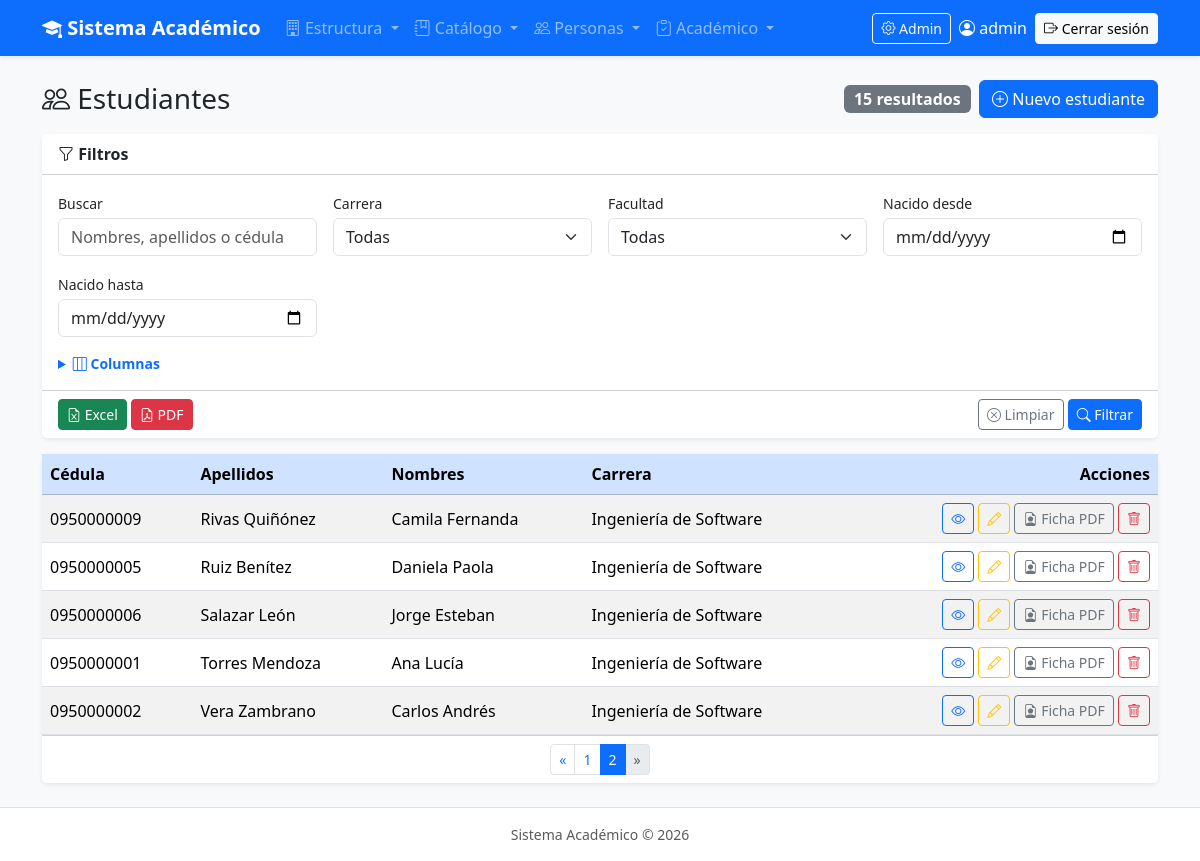
Before: /academico/estudiantes/?page=2 (signed in) with the older database file.
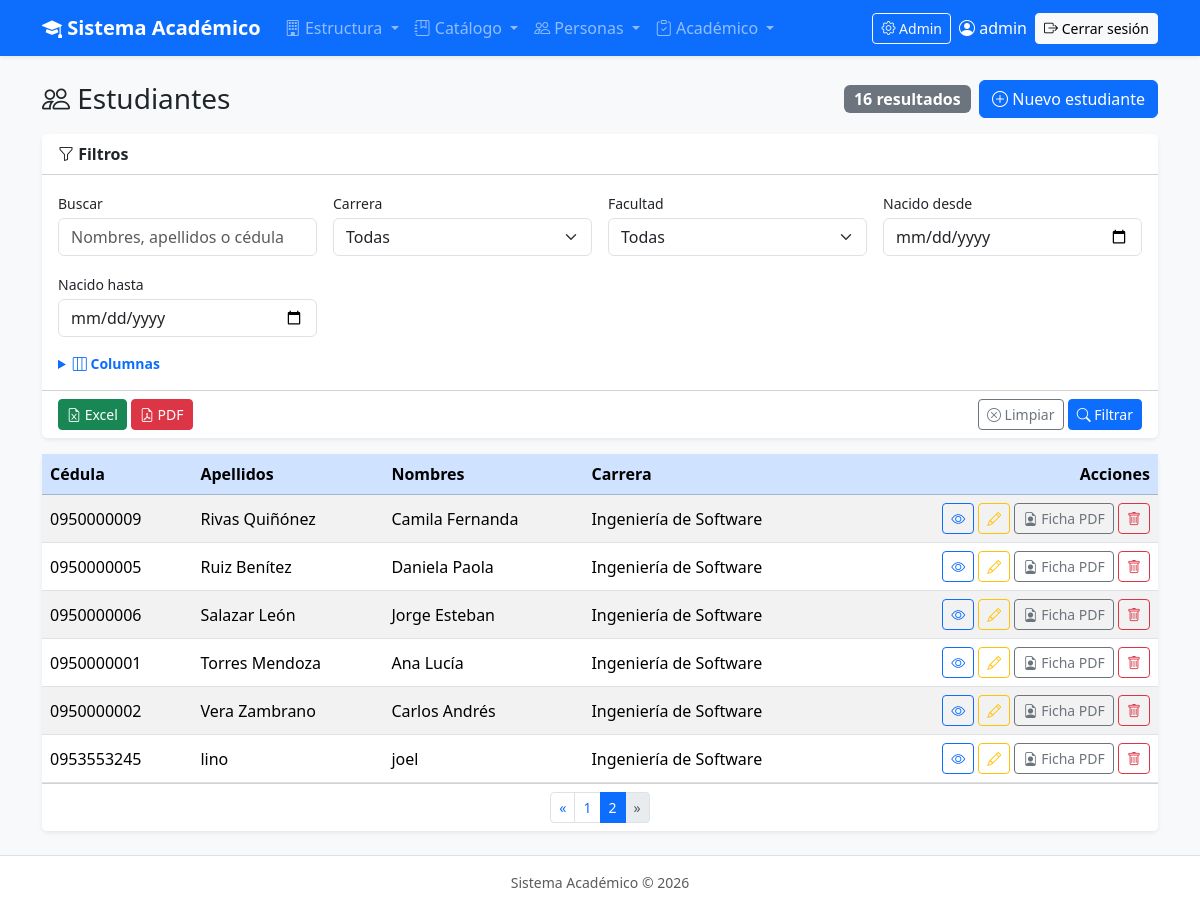
After: the same page with the newer database file.
### academico/models.py (models this page shows, shortened)
class Estudiante(ModeloBase):
    cedula = models.CharField("Cédula", max_length=10, unique=True)
    nombres = models.CharField(max_length=80)
    apellidos = models.CharField(max_length=80)
    email = models.EmailField("Correo", blank=True)
    telefono = models.CharField("Teléfono", max_length=15, blank=True)
    fecha_nacimiento = models.DateField("Fecha de nacimiento", null=True, blank=True)
    carrera = models.ForeignKey(Carrera, on_delete=models.PROTECT, related_name="estudiantes")   # 1:N
    foto = models.ImageField(upload_to="estudiantes/", blank=True)
    class Meta:
        verbose_name = "Estudiante"
        verbose_name_plural = "Estudiantes"
        ordering = ["apellidos", "nombres"]

class Carrera(ModeloBase):
    facultad = models.ForeignKey(Facultad, on_delete=models.PROTECT, related_name="carreras")   # 1:N
    codigo = models.CharField("Código", max_length=10, unique=True)   # Ej: SIS
    nombre = models.CharField(max_length=150)
    duracion_semestres = models.PositiveSmallIntegerField("Duración (semestres)", default=8)
    class Meta:
        verbose_name = "Carrera"
        verbose_name_plural = "Carreras"
        ordering = ["nombre"]
    def __str__(self):
        return self.nombre

### academico/views.py (the view, shortened to what this page needs)
# urls.py: path("estudiantes/", views.EstudianteListView.as_view(), name="estudiante_lista"),
class EstudianteListView(LoginRequiredMixin, ExportarMixin, ListView):
    model = Estudiante
    queryset = Estudiante.objects.select_related("carrera__facultad")
    template_name = "academico/estudiante_lista.html"
    paginate_by = 10  # 10 estudiantes por página
    titulo_reporte = "Listado de estudiantes"
    nombre_archivo = "estudiantes"
    filtro_form_class = FiltroEstudianteForm
    campos_disponibles = [
        ("cedula", "Cédula"),
        ("apellidos", "Apellidos"),
        ("nombres", "Nombres"),
        ("email", "Correo"),
        ("telefono", "Teléfono"),
        ("fecha_nacimiento", "Nacimiento"),
        ("carrera__nombre", "Carrera"),
        ("carrera__facultad__nombre", "Facultad"),
    ]
    campos_por_defecto = ["cedula", "apellidos", "nombres", "carrera__nombre"]
    def filtrar(self, queryset, datos):
        texto = datos.get("texto")
        if datos.get("carrera"):
            queryset = queryset.filter(carrera=datos["carrera"])
        if datos.get("facultad"):
            queryset = queryset.filter(carrera__facultad=datos["facultad"])
        if datos.get("nacido_desde"):
            queryset = queryset.filter(fecha_nacimiento__gte=datos["nacido_desde"])  # gte = >=
        if datos.get("nacido_hasta"):
            queryset = queryset.filter(fecha_nacimiento__lte=datos["nacido_hasta"])  # lte = <=
        return queryset

### academico/forms.py (called while the page is built)
    def clean(self):
        datos = super().clean()
        desde = datos.get("nacido_desde")
        hasta = datos.get("nacido_hasta")
        if desde and hasta and desde > hasta:
            raise ValidationError("La fecha 'Nacido desde' no puede ser mayor que 'Nacido hasta'.")
        return datos

### academico/models.py (called while the page is built)
    def __str__(self):
        return self.nombre

### core/mixins.py (called while the page is built)
    def get_filtro_form(self):
        if self.filtro_form_class is None:
            return None
        form = self.filtro_form_class(self.request.GET or None)
        return aplicar_estilos_bootstrap(form)

    def get_queryset(self):
        queryset = super().get_queryset()        # el queryset normal del ListView
        self.filtro_form = self.get_filtro_form()  # lo guardamos para enviarlo al template
        if self.filtro_form is not None and self.filtro_form.is_valid():
            queryset = self.filtrar(queryset, self.filtro_form.cleaned_data)
        return queryset

    def get_campos_seleccionados(self):
        pedidas = self.request.GET.getlist("campos")
        elegidas = [ruta for ruta, _titulo in self.campos_disponibles if ruta in pedidas]
        return elegidas or list(self.campos_por_defecto)

    def get_consulta(self):
        parametros = self.request.GET.copy()
        for nombre in self.parametros_excluidos:
            parametros.pop(nombre, None)  # quita "page" y "exportar" si existen
        return parametros.urlencode()

    def get_context_data(self, **kwargs):
        context = super().get_context_data(**kwargs)
        campos = self.get_campos_seleccionados()
        titulos = dict(self.campos_disponibles)  # {"cedula": "Cédula", ...}
        filas = [
            (objeto, [valor_campo(objeto, ruta) for ruta in campos])
            for objeto in context["object_list"]
        ]
        context.update({
            "filtro_form": getattr(self, "filtro_form", None),
            "campos_disponibles": self.campos_disponibles,
            "campos_seleccionados": campos,
            "encabezados": [titulos[ruta] for ruta in campos],
            "filas": filas,
            "consulta": self.get_consulta(),
        })
        return context

    def get(self, request, *args, **kwargs):
        formato = request.GET.get("exportar")  # None si no viene
        if formato == "excel":
            return self.generar_excel()
        if formato == "pdf":
            return self.generar_pdf()
        return super().get(request, *args, **kwargs)  # página normal

### academico/templates/academico/estudiante_lista.html (shortened to what this page needs)
{% extends "base.html" %}
{% block contenido %}
<div class="d-flex justify-content-between align-items-center mb-3">
    <h1 class="h3 mb-0"><i class="bi bi-people"></i> Estudiantes</h1>
    <div class="d-flex align-items-center gap-2">
        <span class="badge text-bg-secondary fs-6">{{ page_obj.paginator.count }} resultado{{ page_obj.paginator.count|pluralize }}</span>
        <a href="{% url 'academico:estudiante_crear' %}" class="btn btn-primary">
            <i class="bi bi-plus-circle"></i> Nuevo estudiante
        </a>
    </div>
</div>
{% include "core/_filtros.html" %}
<div class="card shadow-sm border-0">
    <div class="table-responsive">
        <table class="table table-hover table-striped align-middle mb-0">
            <thead class="table-primary">
                <tr>
                    {% for encabezado in encabezados %}
                        <th>{{ encabezado }}</th>
                    {% endfor %}
                    <th class="text-end">Acciones</th>
                </tr>
            </thead>
            <tbody>
                {% for objeto, valores in filas %}
                    <tr>
                        {% for valor in valores %}
                            <td>{% if valor == "" %}<span class="text-muted">—</span>{% else %}{{ valor }}{% endif %}</td>
                        {% endfor %}
                        <td class="text-end text-nowrap">
                            <a href="{% url 'academico:estudiante_detalle' objeto.pk %}" class="btn btn-sm btn-outline-primary" title="Ver"><i class="bi bi-eye"></i></a>
                            <a href="{% url 'academico:estudiante_editar' objeto.pk %}" class="btn btn-sm btn-outline-warning" title="Editar"><i class="bi bi-pencil"></i></a>
                            <a href="{% url 'academico:estudiante_pdf' objeto.pk %}" target="_blank" rel="noopener"
                               class="btn btn-sm btn-outline-secondary" title="Ficha PDF"><i class="bi bi-file-earmark-person"></i> Ficha PDF</a>
                            <a href="{% url 'academico:estudiante_eliminar' objeto.pk %}" class="btn btn-sm btn-outline-danger" title="Eliminar"><i class="bi bi-trash"></i></a>
                        </td>
                    </tr>
                {% endfor %}
            </tbody>
        </table>
    </div>
    <div class="card-footer bg-white">
        {% include "core/_paginacion.html" %}
    </div>
</div>
{% endblock %}

### templates/base.html (shortened to what this page needs)
{% load static %}
<!DOCTYPE html>
<html lang="es">
<head>
    <link rel="stylesheet" href="https://cdn.jsdelivr.net/npm/bootstrap@5.3.3/dist/css/bootstrap.min.css">
    <link rel="stylesheet" href="https://cdn.jsdelivr.net/npm/bootstrap-icons@1.11.3/font/bootstrap-icons.min.css">
</head>
<body class="bg-light d-flex flex-column min-vh-100">
{% if user.is_authenticated %}
<nav class="navbar navbar-expand-lg navbar-dark bg-primary shadow-sm">
    <div class="container">
        <a class="navbar-brand fw-semibold" href="{% url 'academico:inicio' %}">
            <i class="bi bi-mortarboard-fill"></i> Sistema Académico
        </a>
        <div class="collapse navbar-collapse" id="menuPrincipal">
            <ul class="navbar-nav me-auto">
                <li class="nav-item dropdown">
                    <a class="nav-link dropdown-toggle" href="#" role="button" data-bs-toggle="dropdown">
                        <i class="bi bi-building"></i> Estructura
                    </a>
                </li>
                <li class="nav-item dropdown">
                    <a class="nav-link dropdown-toggle" href="#" role="button" data-bs-toggle="dropdown">
                        <i class="bi bi-journal-bookmark"></i> Catálogo
                    </a>
                </li>
                <li class="nav-item dropdown">
                    <a class="nav-link dropdown-toggle" href="#" role="button" data-bs-toggle="dropdown">
                        <i class="bi bi-people"></i> Personas
                    </a>
                </li>
                <li class="nav-item dropdown">
                    <a class="nav-link dropdown-toggle" href="#" role="button" data-bs-toggle="dropdown">
                        <i class="bi bi-clipboard-check"></i> Académico
                    </a>
                </li>
            </ul>
            <div class="d-flex align-items-center gap-2">
                {% if user.is_staff %}
                    <a class="btn btn-sm btn-outline-light" href="{% url 'admin:index' %}">
                        <i class="bi bi-gear"></i> Admin
                    </a>
                {% endif %}
                <span class="navbar-text text-white">
                    <i class="bi bi-person-circle"></i> {{ user.get_full_name|default:user.username }}
                </span>
                <form method="post" action="{% url 'logout' %}" class="d-inline">
                    <button type="submit" class="btn btn-sm btn-light">
                        <i class="bi bi-box-arrow-right"></i> Cerrar sesión
                    </button>
                </form>
            </div>
        </div>
    </div>
</nav>
{% endif %}
<main class="container py-4 flex-grow-1">
    {% block contenido %}{% endblock %}
</main>
<footer class="text-center text-muted small py-3 border-top bg-white">
    Sistema Académico &copy; {% now "Y" %}
</footer>
</body>
</html>

### core/templates/core/_filtros.html (shortened to what this page needs)
<form method="get" class="card shadow-sm border-0 mb-3">
    <div class="card-header bg-white fw-semibold">
        <i class="bi bi-funnel"></i> Filtros
    </div>
    <div class="card-body">
        {% if filtro_form %}
            <div class="row g-3">
                {% for campo in filtro_form %}
                    <div class="col-sm-6 col-lg-3">
                        <label for="{{ campo.id_for_label }}" class="form-label small mb-1">{{ campo.label }}</label>
                        {{ campo }}
                    </div>
                {% endfor %}
            </div>
        {% endif %}
        <details class="mt-3" {% if request.GET.campos %}open{% endif %}>
            <summary class="fw-semibold small text-primary" style="cursor: pointer;">
                <i class="bi bi-layout-three-columns"></i> Columnas
            </summary>
        </details>
    </div>
    <div class="card-footer bg-white d-flex justify-content-between align-items-center">
        <div>
            {% if puede_exportar %}
                <a href="?{% if consulta %}{{ consulta }}&{% endif %}exportar=excel"
                   class="btn btn-success btn-sm">
                    <i class="bi bi-file-earmark-excel"></i> Excel
                </a>
                <a href="?{% if consulta %}{{ consulta }}&{% endif %}exportar=pdf"
                   class="btn btn-danger btn-sm" target="_blank" rel="noopener">
                    <i class="bi bi-file-earmark-pdf"></i> PDF
                </a>
            {% endif %}
        </div>
        <div>
            <a href="{{ request.path }}" class="btn btn-outline-secondary btn-sm">
                <i class="bi bi-x-circle"></i> Limpiar
            </a>
            <button type="submit" class="btn btn-primary btn-sm">
                <i class="bi bi-search"></i> Filtrar
            </button>
        </div>
    </div>
</form>

### core/templates/core/_paginacion.html
{% if is_paginated %}
<nav aria-label="Paginación">
    <ul class="pagination pagination-sm justify-content-center mb-0">
        {% if page_obj.has_previous %}
            <li class="page-item">
                <a class="page-link" href="?{% if consulta %}{{ consulta }}&{% endif %}page={{ page_obj.previous_page_number }}">&laquo;</a>
            </li>
        {% else %}
            <li class="page-item disabled"><span class="page-link">&laquo;</span></li>
        {% endif %}
        {% for numero in page_obj.paginator.page_range %}
            {% if numero == page_obj.number %}
                <li class="page-item active"><span class="page-link">{{ numero }}</span></li>
            {% else %}
                <li class="page-item">
                    <a class="page-link" href="?{% if consulta %}{{ consulta }}&{% endif %}page={{ numero }}">{{ numero }}</a>
                </li>
            {% endif %}
        {% endfor %}
        {% if page_obj.has_next %}
            <li class="page-item">
                <a class="page-link" href="?{% if consulta %}{{ consulta }}&{% endif %}page={{ page_obj.next_page_number }}">&raquo;</a>
            </li>
        {% else %}
            <li class="page-item disabled"><span class="page-link">&raquo;</span></li>
        {% endif %}
    </ul>
</nav>
{% endif %}

Changed rows visible on the page:
added Estudiante: valores "0953553245" "lino" "joel" "Ingeniería de Software"
Other visible differences:
{{ page_obj.paginator.count }}: "15" → "16"
